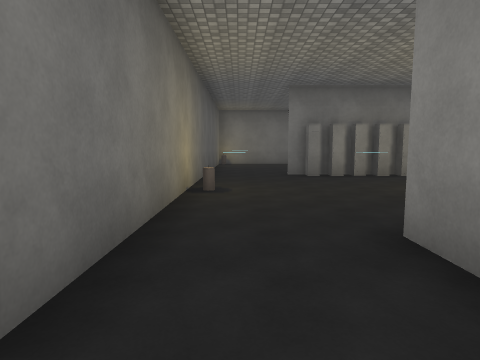
view 1 (above)

18 first-person views from a walk through a Unity game level. The camera is 1.5 m above the floor, tilts 6° down and sees 75° across. The floor is counted in squares, 2 m on a side. Each view is taken from the middle of a square. On the plan, view 1 faces up. The plan holds only what a view shows up to about 10 squares ahead; the rest is blank. The place goes on beyond the plan. The player is left out. Surface patterns are stand-ins for the level's own textures.

view 2
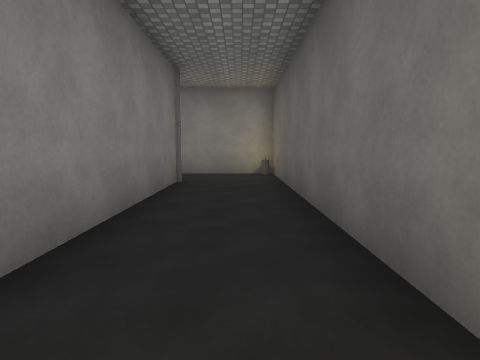

view 3
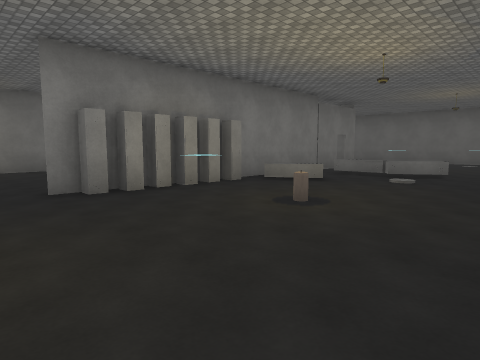

view 4
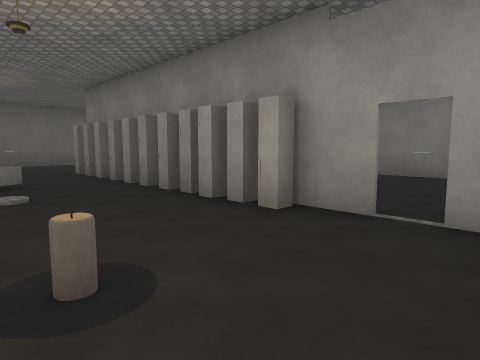

view 5
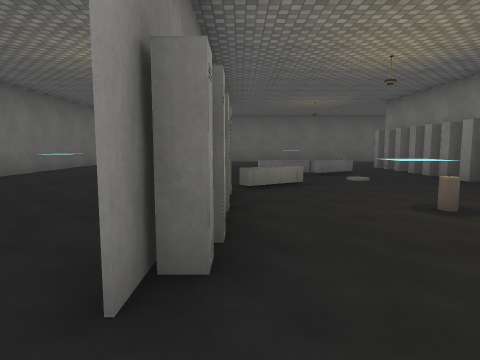

view 6
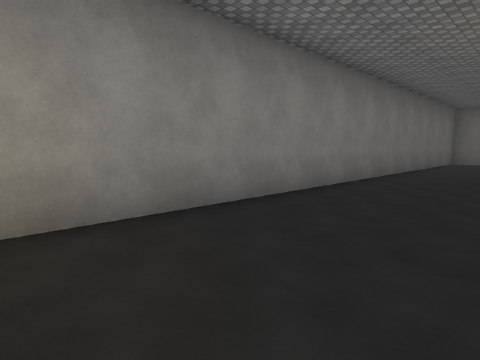

view 7
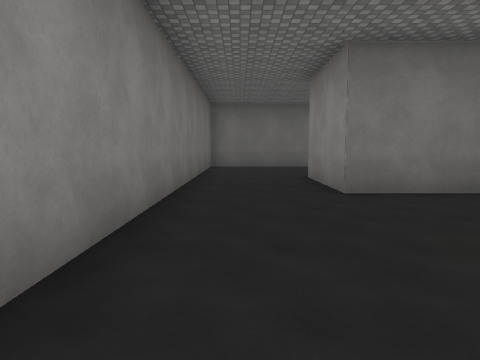

view 8
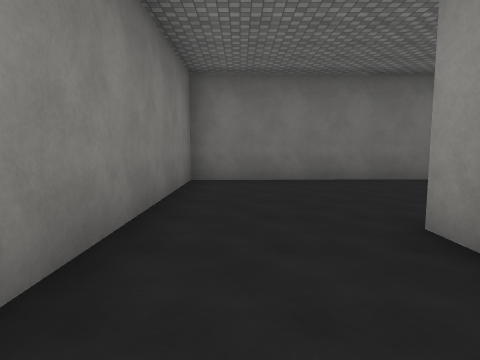

view 9
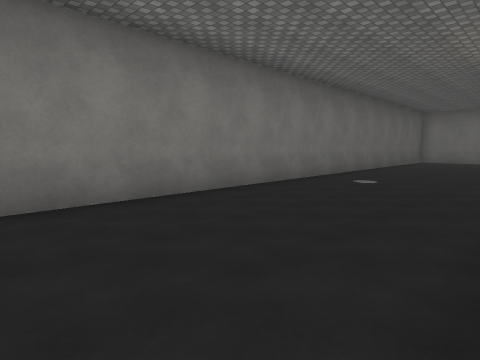

view 10
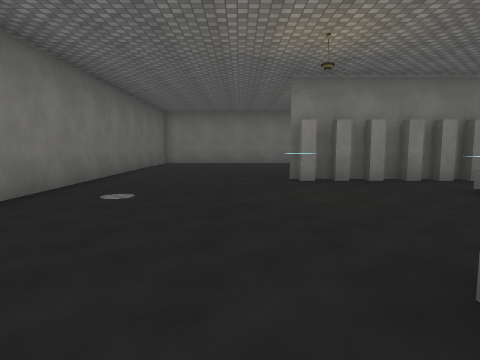

view 11
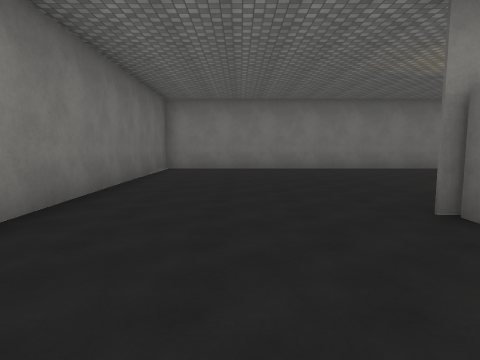

view 12
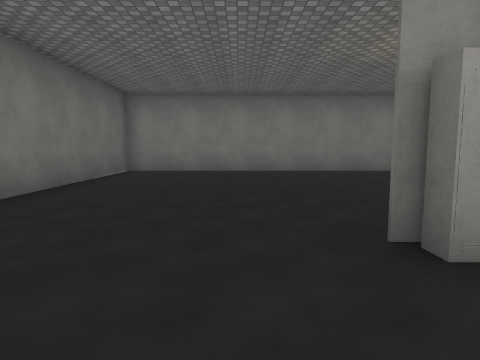

view 13
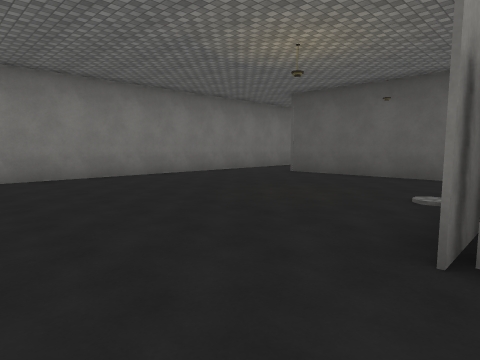

view 14
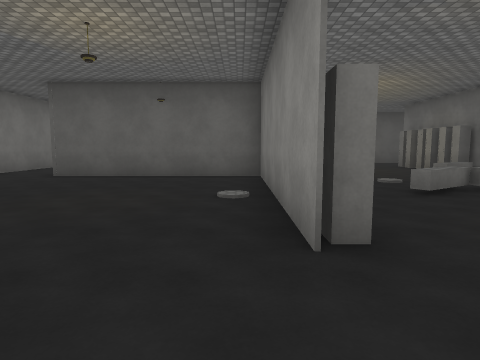

view 15
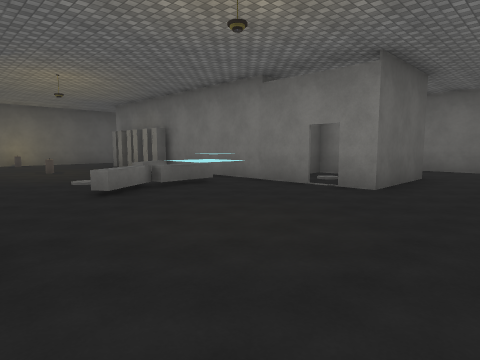

view 16
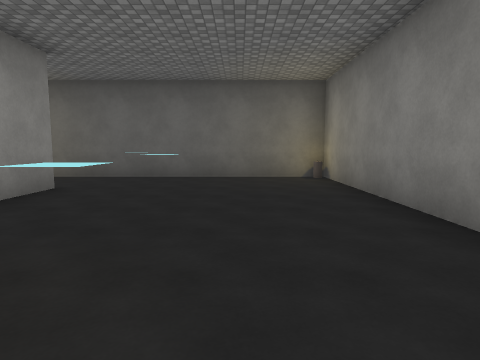

view 17
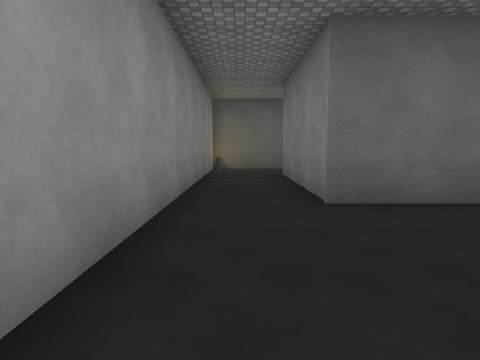

view 18
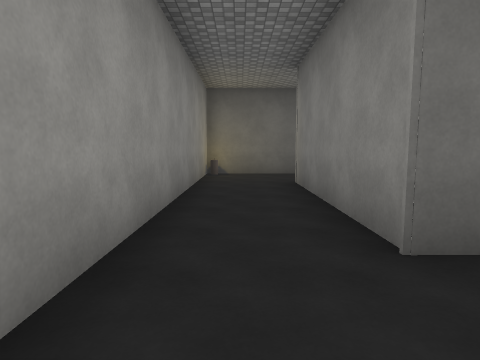

### Floor plan
Ten units are one square. View 1 is at (0, 0); x grows to the right and y downward. Boxes are objects, and circles mark ways between rooms. Rooms are numbered by the first view taken in them; rooms with no view inside come last. Other rooms are left out.
<svg viewBox="-20 -150 191 204">
<path fill="none" stroke="#000" d="M14 28 14 -26M-9 -36 -9 49 6 49M59 -25 59 28 14 28M91 -90 91 -113 118 -113 118 -86 111 -86M105 -86 52 -86M32 -26 43 -26 43 -31M25 -86 12 -86 26 -86M38 28 60 28M-9 -45 -9 -36M-9 -135 -9 -55M6 49 166 49 161 -141 0 -141"/>
<rect x="-15" y="-145" width="10" height="10" fill="#bbb"><title>other object</title></rect>
<rect x="25" y="-85" width="10" height="10" fill="#bbb"><title>locker</title></rect>
<rect x="35" y="-55" width="10" height="10" fill="#bbb"><title>other object</title></rect>
<rect x="35" y="-85" width="10" height="10" fill="#bbb"><title>locker</title></rect>
<rect x="45" y="-35" width="10" height="10" fill="#bbb"><title>locker</title></rect>
<rect x="45" y="-85" width="10" height="10" fill="#bbb"><title>locker</title></rect>
<rect x="55" y="-35" width="10" height="10" fill="#bbb"><title>locker</title></rect>
<rect x="55" y="-85" width="10" height="20" fill="#bbb"><title>locker</title></rect>
<rect x="65" y="-35" width="10" height="10" fill="#bbb"><title>locker</title></rect>
<rect x="75" y="-35" width="10" height="10" fill="#bbb"><title>locker</title></rect>
<rect x="75" y="-75" width="20" height="20" fill="#bbb"><title>locker</title></rect>
<rect x="85" y="-35" width="10" height="10" fill="#bbb"><title>locker</title></rect>
<rect x="85" y="-55" width="10" height="10" fill="#bbb"><title>locker</title></rect>
<rect x="95" y="-35" width="10" height="10" fill="#bbb"><title>locker</title></rect>
<rect x="105" y="-35" width="10" height="10" fill="#bbb"><title>locker</title></rect>
<rect x="115" y="-35" width="10" height="10" fill="#bbb"><title>locker</title></rect>
<circle cx="0" cy="-30" r="3" fill="#2a7"/>
<circle cx="0" cy="40" r="3" fill="#2a7"/>
<text x="0" y="0">1</text>
<text x="80" y="-50">2</text>
</svg>
Room 1 opens to room 2.

Where each view was taken, in squares from view 1:
view 1: 0 up, 0 right, facing up
view 2: 4 up, 0 right, facing down
view 3: 3 up, 0 right, facing up-right
view 4: 6 up, 2 right, facing down-right
view 5: 8 up, 0 right, facing right
view 6: 11 up, 0 right, facing up-right
view 7: 13 up, 4 right, facing right
view 8: 13 up, 9 right, facing right
view 9: 12 up, 12 right, facing down-right
view 10: 10 up, 13 right, facing down
view 11: 6 up, 14 right, facing down
view 12: 5 up, 13 right, facing down
view 13: 3 up, 14 right, facing down-left
view 14: 2 up, 14 right, facing left
view 15: 3 up, 14 right, facing up-left
view 16: 12 up, 7 right, facing left
view 17: 4 down, 10 right, facing left
view 18: 4 down, 8 right, facing left
